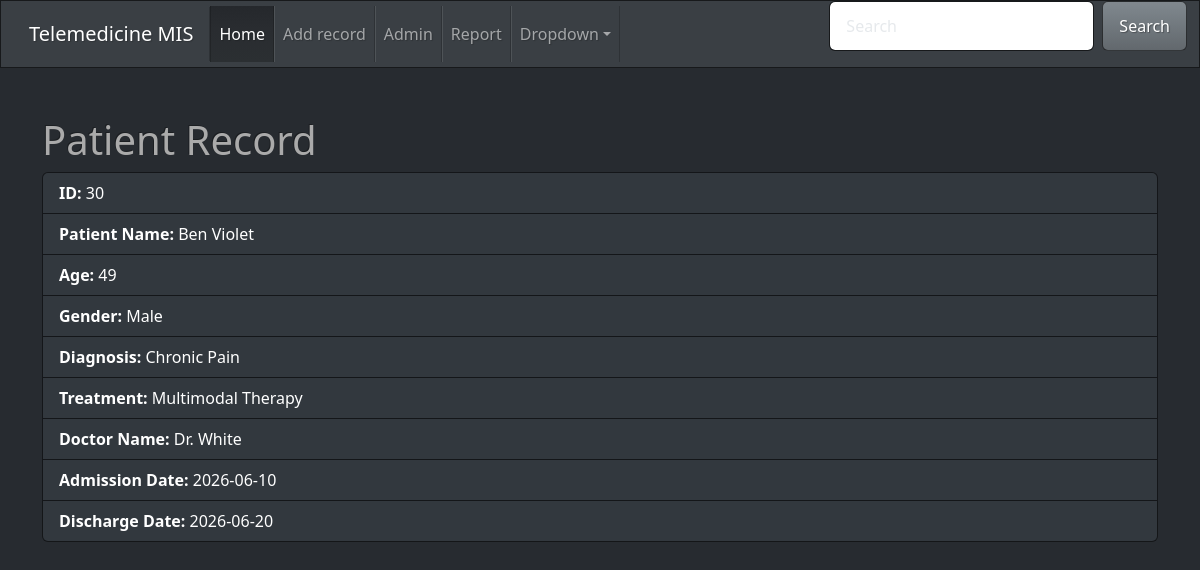
/view.php?id=30, run on the app's committed database.
### tables this page shows
CREATE TABLE patient_records (
    id INT AUTO_INCREMENT PRIMARY KEY,
    patient_name VARCHAR(100) NOT NULL,
    age INT NOT NULL,
    gender VARCHAR(10) NOT NULL,
    diagnosis VARCHAR(255) NOT NULL,
    treatment VARCHAR(255) NOT NULL,
    doctor_name VARCHAR(100) NOT NULL,
    admission_date DATE NOT NULL,
    discharge_date DATE
);

### view.php (the view, shortened to what this page needs)
<?php include("css.php") ?>
<?php include("nav.php") ?>
<?php include("connection.php") ?>
<?php
$conn = new mysqli($servername, $username, $password, $dbname);
$id = intval($_GET['id']);
$sql = "SELECT * FROM patient_records WHERE id = $id";
$result = $conn->query($sql);
if ($result->num_rows > 0) {
    $row = $result->fetch_assoc();
    $html = <<<HTML
    <div class="container mt-5">
        <h1>Patient Record</h1>
        <ul class="list-group">
            <li class="list-group-item"><strong>ID:</strong> {$row["id"]}</li>
            <li class="list-group-item"><strong>Patient Name:</strong> {$row["patient_name"]}</li>
            <li class="list-group-item"><strong>Age:</strong> {$row["age"]}</li>
            <li class="list-group-item"><strong>Gender:</strong> {$row["gender"]}</li>
            <li class="list-group-item"><strong>Diagnosis:</strong> {$row["diagnosis"]}</li>
            <li class="list-group-item"><strong>Treatment:</strong> {$row["treatment"]}</li>
            <li class="list-group-item"><strong>Doctor Name:</strong> {$row["doctor_name"]}</li>
            <li class="list-group-item"><strong>Admission Date:</strong> {$row["admission_date"]}</li>
            <li class="list-group-item"><strong>Discharge Date:</strong> {$row["discharge_date"]}</li>
        </ul>
    </div>
HTML;
    echo $html;
} else {
    echo "No record found";
}
?>

### data on the page
patient_records: id "30", patient_name "Ben Violet", age "49", gender "Male", diagnosis "Chronic Pain", treatment "Multimodal Therapy", doctor_name "Dr. White", admission_date "2026-06-10", discharge_date "2026-06-20"
